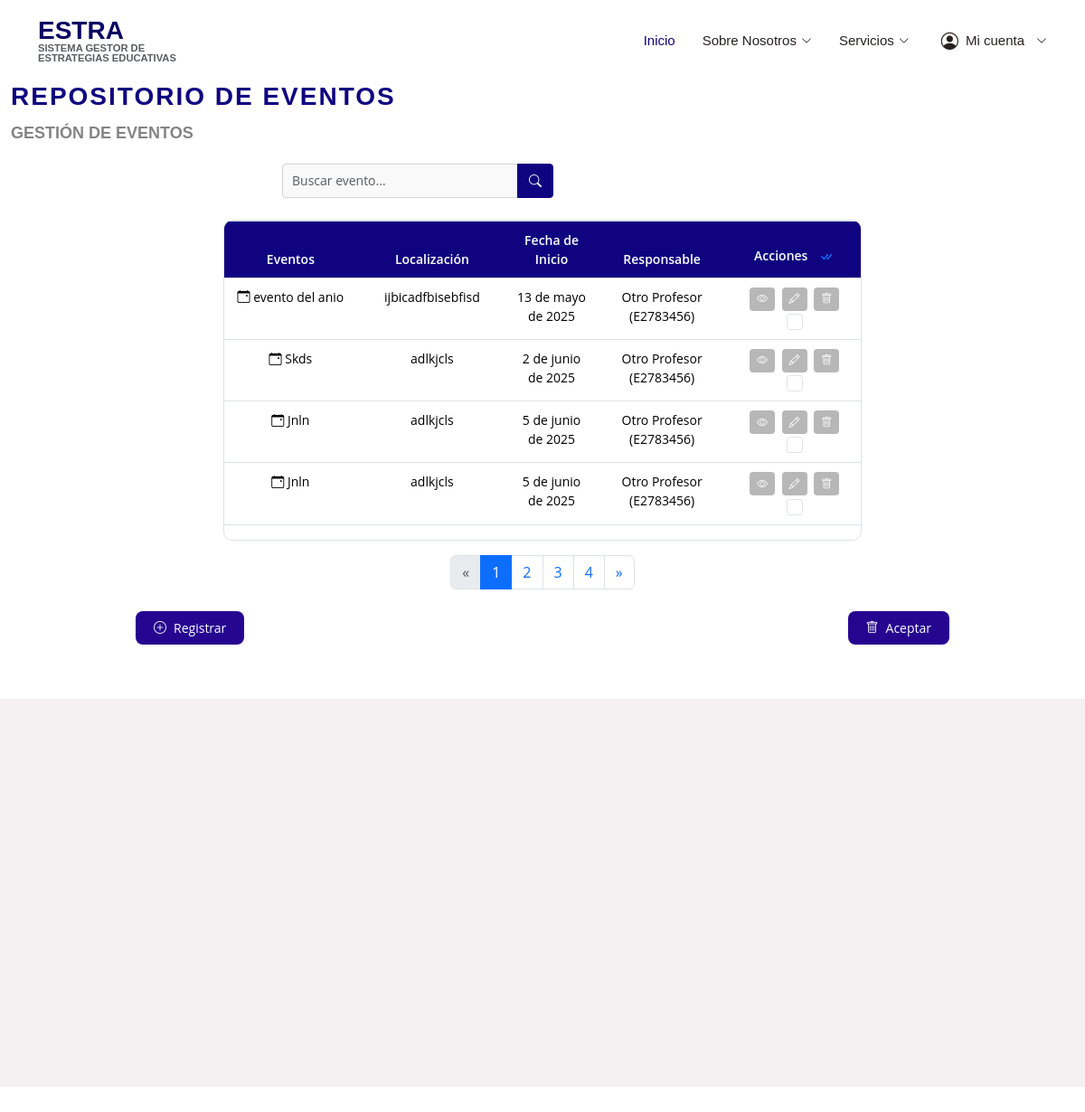
Page /p/eventos/ (signed in) on the committed database.
### eventos/models.py (models this page shows, shortened)
class Evento(models.Model):
    nombre_evento = models.CharField(max_length=100)
    descripcion = models.TextField()
    fecha_inicio = models.DateField()
    fecha_fin = models.DateField()
    hora_inicio = models.TimeField()
    hora_fin = models.TimeField()
    ubicacion_evento = models.CharField(max_length=100)
    tipo_evento = models.CharField(
        max_length=20,
        choices=[
            ('academico', 'Académico'),
            ('cultural', 'Cultural'),
            ('deportivo', 'Deportivo'),
            ('social', 'Social'),
        ]
    )
    profesor_encargado = models.ForeignKey(
        'profesores.Profesor',
        on_delete=models.SET_NULL,
        related_name="eventos_asociados",
        blank=True,
        null=True
    )
    telefono_contacto = models.CharField(max_length=15,null=True, blank=True)

### profesores/models.py (models this page shows)
class Profesor(models.Model):
    nombre = models.CharField(max_length=50)
    primer_apellido = models.CharField(max_length=50)
    segundo_apellido = models.CharField(max_length=50, blank=True, null=True)
    sexo = models.CharField(
        max_length=20,
        choices=[
            ('masculino', 'Masculino'),
            ('femenino', 'Femenino'),
            ('otro', 'Otro')
        ]
    )
    categoria_docente = models.CharField(
        max_length=20,
        choices=[
            ('instructor', 'Instructor'),
            ('asistente', 'Asistente'),
            ('auxiliar', 'Auxiliar'),
            ('titular', 'Titular')
        ]
    )
    asignatura = models.CharField(max_length=50)
    solapin = models.CharField(max_length=10, unique=True)
    telefono = models.CharField(max_length=15)
    correo = models.EmailField(max_length=50)
    descripcion = models.TextField()
    def __str__(self):
        return f"{self.nombre} {self.primer_apellido} ({self.solapin})"

### eventos/vistas/vistas_principal.py (the view)
# urls.py: path('p/eventos/', vistas_principal.visualizar_eventos, name='p_eventos'),
def visualizar_eventos(request):
    if not request.user.is_authenticated:
        messages.error(request, "No estas autenticado.")
        return redirect("login")
    if not request.user.es_profesor():
        messages.error(request, "No tienes permiso para funcion modelo.")
        return redirect("pagina_principal")
    query = request.GET.get('q', '')
    if query:
        eventos = Evento.objects.filter(
            Q(nombre_evento__icontains=query) |
            Q(descripcion__icontains=query) |
            Q(ubicacion_evento__icontains=query) |
            Q(tipo_evento__icontains=query) |
            Q(telefono_contacto__icontains=query) |
            Q(profesor_encargado__nombre__icontains=query) |
            Q(profesor_encargado__primer_apellido__icontains=query)
        )
    else:
        eventos = Evento.objects.all()
    paginator = Paginator(eventos, 4)  # 4 eventos por página
    page_number = request.GET.get('page')
    page_obj = paginator.get_page(page_number)
    return render(request, 'profesor_principal/listar_eventos.html', {
        'eventos': page_obj.object_list,
        'page_obj': page_obj,
        'query': query
    })

### usuarios/models.py (called while the page is built)
    def es_profesor(self):
        return self.rol == 'profesor_principal'

### templates/profesor_principal/listar_eventos.html (shortened to what this page needs)
{% extends "base.html" %}
{% load static %}
{% block content %}
<section id="eventos" class="eventos section-bg">
  <div class="container-fluid">
    <div class="section-title">
      <h2>Repositorio de Eventos</h2>
      <p>Gestión de Eventos</p>
    </div>
    <form method="GET" action="{% url 'p_eventos' %}" class="search-bar mb-4">
      <div class="input-group">
        <input type="text" name="q" class="form-control" placeholder="Buscar evento..." aria-label="Buscar" value="{{ request.GET.q }}">
        <button class="btn btn-primary" type="submit">
          <i class="bi bi-search"></i>
        </button>
      </div>
    </form>
    <form id="form-eliminar-eventos" method="POST" action="{% url 'p_eliminar_eventos' %}">
      <div id="tabla-eventos" class="table-container">
        <div id="tabla-eventos-resposive" class="table-responsive">
          <table id="tablita-eventos" class="table table-bordered table-hover custom-table">
            <thead>
              <tr>
                <th>Eventos</th>
                <th>Localización</th>
                <th>Fecha de Inicio</th>
                <th> Responsable</th>
                <th>
                  Acciones
                  <button type="button" id="btn-seleccionar-todo" class="btn btn-link p-0 ms-2" title="Seleccionar Todo">
                    <i class="bi bi-check-all"></i>
                  </button>
                </th>
              </tr>
            </thead>
            <tbody>
              {% for evento in eventos %}
              <tr data-id="{{evento.id}}">
                <td>
                  <i class="bi bi-calendar-event"></i> {{ evento.nombre_evento }}
                </td>
                <td>{{ evento.ubicacion_evento }}</td>
                <td>{{ evento.fecha_inicio }}</td>
                <td>{{ evento.profesor_encargado }}</td>
                <td>
                  <button type="button"  class="btn btn-action btn-ver-detalles" data-id="{{ evento.id }}" title="Ver Detalles">
                    <i class="bi bi-eye"></i>
                  </button>
                  <button type="button" class="btn btn-action btn-modificar" data-id="{{ evento.id }}" title="Modificar">
                    <i class="bi bi-pencil"></i>
                  </button>
                  <button type="button" class="btn btn-action btn-eliminar" data-id="{{ evento.id }}" title="Eliminar">
                    <i class="bi bi-trash"></i>
                  </button>
                  <input type="checkbox" class="form-check-input seleccionar-fila" name="eventos[]" value="{{ evento.id }}">
                </td>
              </tr>
              {% empty %}
              <tr>
                <td colspan="5" class="text-center">No hay eventos registrados.</td>
              </tr>
              {% endfor %}
            </tbody>
          </table>
        </div>
      </div>
      {% if page_obj %}
      <nav aria-label="Paginación de eventos">
        <ul class="pagination justify-content-center mt-3">
          {% if page_obj.has_previous %}
            <li class="page-item">
              <a class="page-link" href="?{% if query %}q={{ query }}&{% endif %}page={{ page_obj.previous_page_number }}" aria-label="Anterior">
                <span aria-hidden="true">&laquo;</span>
              </a>
            </li>
          {% else %}
            <li class="page-item disabled">
              <span class="page-link">&laquo;</span>
            </li>
          {% endif %}
          {% for num in page_obj.paginator.page_range %}
            {% if page_obj.number == num %}
              <li class="page-item active"><span class="page-link">{{ num }}</span></li>
            {% else %}
              <li class="page-item"><a class="page-link" href="?{% if query %}q={{ query }}&{% endif %}page={{ num }}">{{ num }}</a></li>
            {% endif %}
          {% endfor %}
          {% if page_obj.has_next %}
            <li class="page-item">
              <a class="page-link" href="?{% if query %}q={{ query }}&{% endif %}page={{ page_obj.next_page_number }}" aria-label="Siguiente">
                <span aria-hidden="true">&raquo;</span>
              </a>
            </li>
          {% else %}
            <li class="page-item disabled">
              <span class="page-link">&raquo;</span>
            </li>
          {% endif %}
        </ul>
      </nav>
      {% endif %}
      <div id="botones-accion-evento" class="d-flex justify-content-between mt-4">
        <a href="{% url 'p_formular_evento' %}">
          <div id="btn-registrar-evento" class="btn btn-success">
            <i class="bi bi-plus-circle"></i> Registrar
          </div>
        </a>
        <button type="submit" id="btn-eliminar-evento" class="btn btn-danger"> <i class="bi bi-trash"></i> Aceptar </button>
      </div>
    </form>
  </div>
</section>
{% endblock %}

### static/assets/css/style.css (style rules this page uses)
body { font-family: "Open Sans", sans-serif; color: #282121; }
a { color: #100380; text-decoration: none; }
h1, h2, h3, h4, h5, h6 { font-family: "Raleway", sans-serif; }
section { padding: 60px 0; overflow: hidden; }
.section-bg, .services .icon-box { background-color: #ffffff; }
.section-title { padding-bottom: 20px; }
.section-title h2 { font-size: clamp(12px, 2.5vw, 14px); font-weight: 500; padding: 0; line-height: 1.2; margin: 0 0 10px 0; letter-spacing: 2px; text-transform: uppercase; color: #aaaaaa; font-family: "Poppins", sans-serif; word-break: break-word; }
.section-title p { margin: 0; margin: 0; font-size: 36px; font-weight: 700; text-transform: uppercase; font-family: "Poppins", sans-serif; color: #020d19; }
.table-container { max-height: 300px; overflow-y: auto; border: 1px solid #dee2e6; border-radius: 10px; margin-bottom: 20px; margin: 0 auto; width: 60%; }
.custom-table { width: 100%; border-collapse: collapse; font-size: 14px; }
.custom-table th, .custom-table td { padding: 10px; text-align: center; border: none; }
.custom-table th { background-color: #100380; color: #fff; font-weight: 600; position: sticky; top: 0; }
.custom-table th:nth-child(1), .custom-table td:nth-child(1) { width: 15%; }
.custom-table th:nth-child(2), .custom-table td:nth-child(2) { width: 10%; }
.custom-table th:nth-child(3), .custom-table td:nth-child(3) { width: 10%; }
.custom-table th:nth-child(4), .custom-table td:nth-child(4) { width: 15%; }
.custom-table th:nth-child(5),.custom-table td:nth-child(5) { width: 15%; }
.btn-ver-detalles { background-color: #b8b7b7; color: #fff; }
.btn-action { padding: 4px 8px; border: none; border-radius: 4px; transition: background-color 0.3s ease; margin: 0 2px; display: inline-flex; align-items: center; justify-content: center; font-size: 12px; }
.btn-action i { color: #fff; font-size: 12px; }
.btn-modificar { background-color: #b8b7b7; color: #fff; }
.btn-eliminar { background-color: #b8b7b7; color: #fff; }
.seleccionar-fila { margin: 0 5px; cursor: pointer; width: 18px; height: 18px; vertical-align: middle; }
.search-bar { margin-bottom: 20px; width: 100%; max-width: 300px; margin-left: 300px; }
.search-bar .input-group { display: flex; align-items: stretch; width: 100%; }
.search-bar .form-control { border: 1px solid #d3d3d3; border-radius: 4px 0 0 4px; padding: 6px 10px; font-size: 14px; background-color: #f9f9f9; outline: none; box-shadow: none; flex: 1; width: 70%; }
.search-bar .btn-primary { background-color: #100380; border: 1px solid #100380; border-radius: 0 4px 4px 0; padding: 6px 12px; transition: background-color 0.3s ease; width: auto; }
.search-bar .btn-primary i { font-size: 14px; }
.eventos { padding: 60px 0; background-color: #ffffff; }
.eventos .section-title h2 { margin-top: 70px; font-size: 28px; font-weight: 700; color: #100380; }
.eventos .section-title p { font-size: 18px; color: #848484; }
#tabla-eventos { max-height: 400px; overflow-y: auto; border: 1px solid #dee2e6; border-radius: 10px; margin-bottom: 20px; margin: 0 auto; width: 60%; }
#tablita-eventos { width: 100%; border-collapse: collapse; font-size: 14px; }
#tablita-eventos th, #tablita-eventos td { padding: 10px; text-align: center; border: none; }
#tablita-eventos th { background-color: #100380; color: #fff; font-weight: 600; position: sticky; top: 0; }
#tablita-eventos th:nth-child(1), #tablita-eventos td:nth-child(1) { width: 15%; }
#tablita-eventos th:nth-child(2), #tablita-eventos td:nth-child(2) { width: 15%; }
#tablita-eventos th:nth-child(3), #tablita-eventos td:nth-child(3) { width: 10%; }
#tablita-eventos th:nth-child(4), #tablita-eventos td:nth-child(4) { width: 15%; }
#tablita-eventos th:nth-child(5), #tablita-eventos td:nth-child(5) { width: 15%; }
#botones-accion-evento { display: flex; gap: 60px; justify-content: center; width: 100%; max-width: 900px; margin: 0 auto; }
#btn-eliminar-evento, #btn-registrar-evento { display: inline-flex; align-items: center; justify-content: center; padding: 8px 20px; font-size: 14px; font-weight: 500; border-radius: 8px; transition: all 0.3s ease; cursor: pointer; border: none; outline: none; background-color: #260591; color: white; }
#btn-eliminar-evento i, #btn-registrar-evento i { margin-right: 8px; font-size: 14px; }
.form-control { transition: border-color 0.15s ease-in-out, box-shadow 0.15s ease-in-out; }

### templates/profesor_principal/listar_eventos.html (style rules this page uses)
#eventos { margin-top: -40px; }

### rows in the picture
Evento: nombre_evento "evento del anio", ubicacion_evento "ijbicadfbisebfisd", fecha_inicio "13 de mayo de 2025", profesor_encargado "Otro Profesor (E2783456)"
Evento: nombre_evento "Skds", ubicacion_evento "adlkjcls", fecha_inicio "2 de junio de 2025", profesor_encargado "Otro Profesor (E2783456)"
Evento: nombre_evento "Jnln", ubicacion_evento "adlkjcls", fecha_inicio "5 de junio de 2025", profesor_encargado "Otro Profesor (E2783456)"
Evento: nombre_evento "Jnln", ubicacion_evento "adlkjcls", fecha_inicio "5 de junio de 2025", profesor_encargado "Otro Profesor (E2783456)"

### other values in the picture
{{ num }} "1"
{{ num }} "2" "3" "4"
